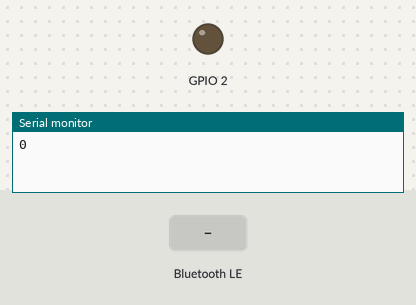
Recording of a sketch running on a simulated ESP32. Parts: output pins drawn as LEDs (lit = HIGH), the last lines printed to the serial monitor. The test bench sets the inputs (shaded band). Nothing arrives over Bluetooth unless stated; a phone connects over Bluetooth LE 3 s after start.

Above: at 1.2 s.
1.3 s: Bluetooth LE write "1" received
At 2.5 s:
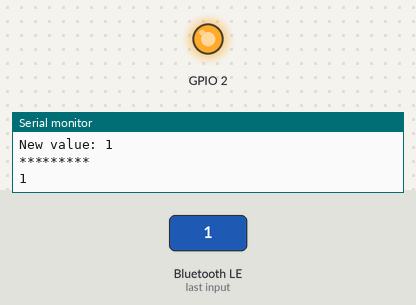
2.8 s: Bluetooth LE write "0" received
At 3.8 s:
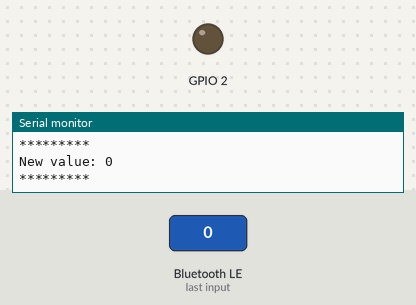
Timing chart, 0 to 5.8 s (numbered marks = the images above; inputs shaded):
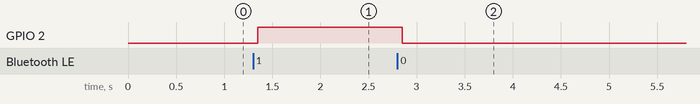

Measured:
- after the input at 1.3 s, GPIO 2: LOW → HIGH after 0.05 s
- after the input at 2.8 s, GPIO 2: HIGH → LOW after 0.05 s

The sketch:

ESP32_BLE_UART.ino
```cpp
#include <BLEDevice.h>
#include <BLEUtils.h>
#include <BLEServer.h>

// See the following for generating UUIDs:
// https://www.uuidgenerator.net/


#define DEVICE_NAME         "FCS_Meter_2408"
#define SERVICE_UUID        "4fafc201-1fb5-459e-8fcc-c5c9c331914b"
#define CHARACTERISTIC_UUID "beb5483e-36e1-4688-b7f5-ea07361b26a8"

unsigned long previousMillis = 0;
int counter = 0;
bool autoRestart = true;

class MyCallbacks: public BLECharacteristicCallbacks {
    void onRead(BLECharacteristic *pCharacteristic) {
      counter = 0;
      //pCharacteristic->setValue("data");
    }

    void onWrite(BLECharacteristic *pCharacteristic) {
      std::string value = pCharacteristic->getValue();

      if (value.length() > 0) {
        Serial.println("*********");
        Serial.print("New value: ");
        for (int i = 0; i < value.length(); i++){
          Serial.print(value[i]);

          counter = 0;

          if(value[i] == '1'){
            pinMode(2, OUTPUT);
            digitalWrite(2, HIGH);
          } else {
            pinMode(2, OUTPUT);
            digitalWrite(2, LOW);
          }
        }


        Serial.println();
        Serial.println("*********");
      }
    }
};

  BLECharacteristic *pCharacteristic;
void setup() {
  Serial.begin(115200);

  BLEDevice::init(DEVICE_NAME);
  BLEServer *pServer = BLEDevice::createServer();

  BLEService *pService = pServer->createService(SERVICE_UUID);

  pCharacteristic = pService->createCharacteristic(
                                         CHARACTERISTIC_UUID,
                                         BLECharacteristic::PROPERTY_READ |
                                         BLECharacteristic::PROPERTY_WRITE
                                       );

  pCharacteristic->setCallbacks(new MyCallbacks());

  pCharacteristic->setValue("0");
  pService->start();

  BLEAdvertising *pAdvertising = pServer->getAdvertising();
  pAdvertising->start();
}


void RestartCounter(){
  if (millis() - previousMillis >= 1000) {
    counter++;
    previousMillis = millis();
  }

  if(counter >= 15){
    if(autoRestart){
      digitalWrite(2, LOW);

      ESP.restart();
    }
  }

  Serial.println(counter);
}


String result = "";

void loop() {
  RestartCounter();

  String message = Serial.readStringUntil('\n');

  if (message.length() >= 1) {
    result = message;
    result.trim();
  }

  Serial.println(result);

  char buffer[40];
  sprintf(buffer, "%s", result);

  pCharacteristic->setValue(buffer);

  delay(1000);
}
```
